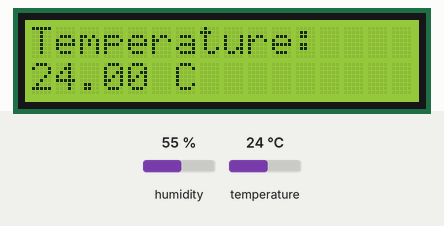
Recording of a sketch running on a simulated Arduino Uno, built with avr-gcc and run on an emulated ATmega328P. On the bench: 16×2 character LCD. The test bench sets the inputs (shaded band); at power-on: temperature 24 °C, humidity 55 %.

Above: at 2.8 s.
2.9 s: temperature set to 12 °C
At 5.1 s:
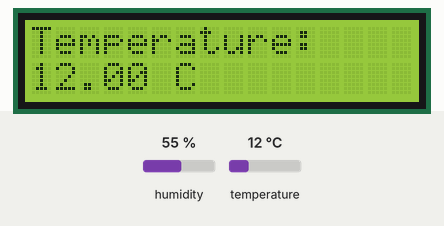
6.0 s: temperature set to 19 °C
At 7.1 s:
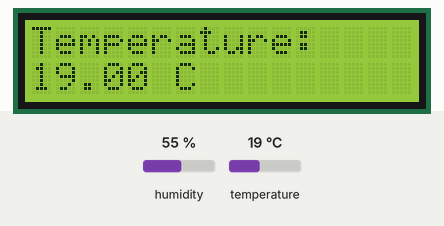
9.1 s: temperature set to 28 °C
At 10.9 s:
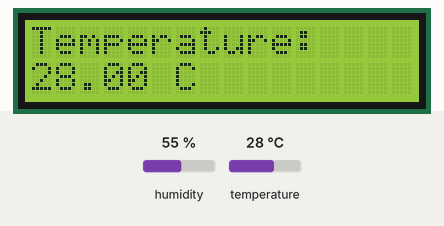
Timing chart, 0 to 12.4 s (numbered marks = the images above; inputs shaded):
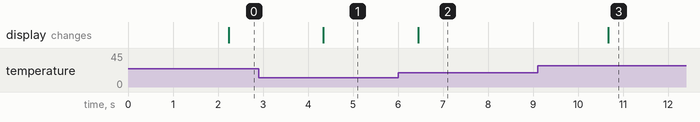

The sketch:

Print.ino
```cpp
#include <Wire.h>
#include <LiquidCrystal_I2C.h>
#include <DHT.h>

#define DHT_PIN 2 // Change this to the pin where your temperature sensor is connected

DHT dht(DHT_PIN, DHT11);
LiquidCrystal_I2C lcd(0x27, 16, 2); // Change the address (0x27) based on your I2C module

void setup() {
  lcd.init();
  lcd.begin(16, 2);
  dht.begin();
}

void loop() {
  delay(2000); // Wait for 2 seconds between readings

  float temperature = dht.readTemperature();
  lcd.init();
  lcd.clear();
  lcd.setCursor(0, 0);
  lcd.print("Temperature:");

  lcd.setCursor(0, 1);
  lcd.print(temperature);
  lcd.print(" C");
}
```

Measured:
- after the input at 2.9 s, the display: changes after 1.4 s (image 1)
- after the input at 6.0 s, the display: changes after 0.45 s (image 2)
- after the input at 9.1 s, the display: changes after 1.6 s (image 3)
